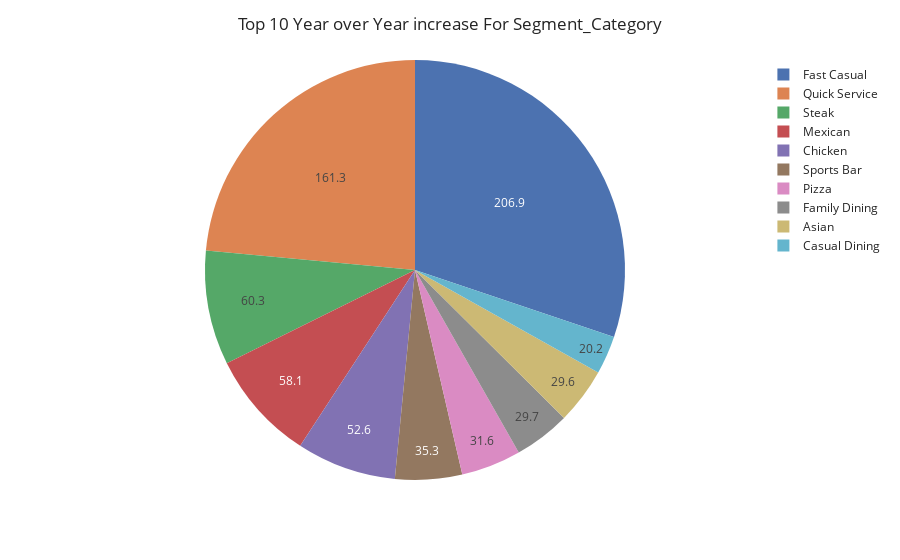

This figure's notebook cell:
### Markdown cell above
# Lets investigate the Year Over Year Sales for Type/Style of Food

### Code cell
# Groupby function to see sales and category of food/type of service 
groupedyoys = top250.groupby('Segment_Category').sum().reset_index()
groupedyoys = groupedyoys.sort_values('YOY_Sales', ascending=False).reset_index()
fig = px.pie(groupedyoys.head(10), values='YOY_Sales', names='Segment_Category',template="seaborn")
fig.update_layout(title=' Top 10 Year over Year increase For Segment_Category')
fig.update_traces(textposition='inside', textinfo='value')

### Figure 1 — Plotly figure (JSON) as saved in the notebook; plotly's stock layout.template omitted (floating-point values rounded to 4 significant figures)
{"data": [{"domain": {"x": [0, 1], "y": [0, 1]}, "hovertemplate": "Segment_Category=%{label}<br>YOY_Sales=%{value}<extra></extra>", "labels": ["Fast Casual ", "Quick Service ", "Steak", "Mexican", "Chicken", "Sports Bar", "Pizza", "Family Dining ", "Asian", "Casual Dining "], "legendgroup": "", "name": "", "showlegend": true, "textinfo": "value", "textposition": "inside", "type": "pie", "values": [206.9, 161.3, 60.3, 58.1, 52.6, 35.3, 31.6, 29.7, 29.6, 20.2]}], "layout": {"legend": {"tracegroupgap": 0}, "margin": {"t": 60}, "title": {"text": " Top 10 Year over Year increase For Segment_Category"}}}
